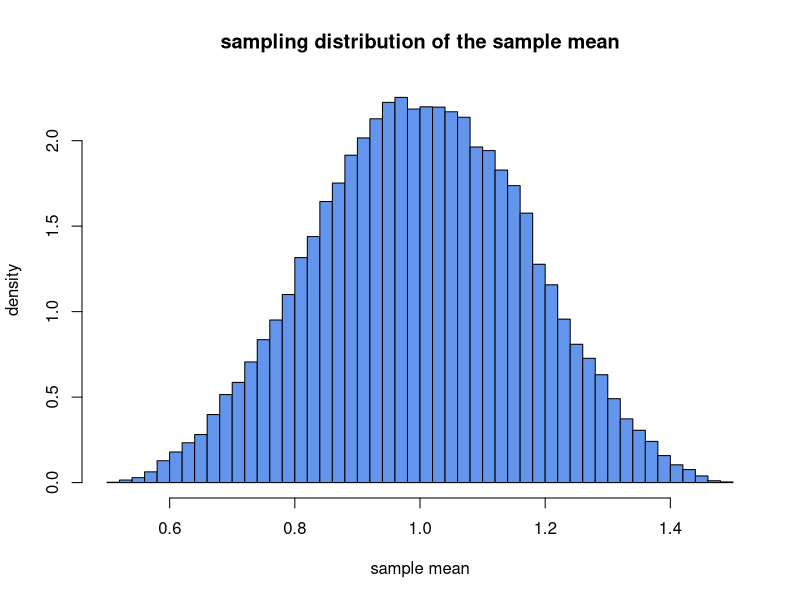
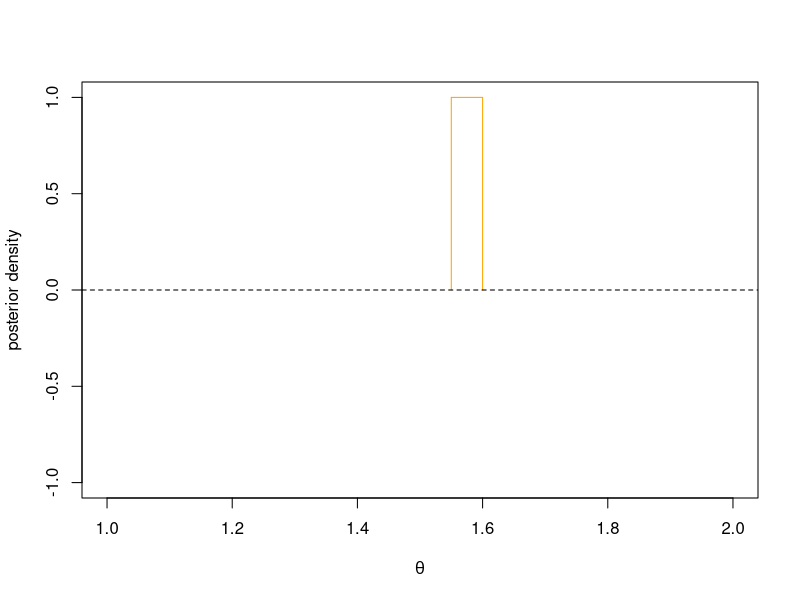

These figures' R source, in order:
## ---- chunk 1
theta = 1  # any value is ok, it will be the center of the sampling distr.
nRep = 50000
n = 3
xbar = rep(0, nRep)
for (i in 1:nRep){
  x_rep = runif(n, min = theta - 0.5, max = theta + 0.5)
  xbar[i] = mean(x_rep)
}
hist(xbar, 50, freq = FALSE, 
     main = "sampling distribution of the sample mean", 
     xlab = "sample mean", ylab = "density", col = "cornflowerblue")
## ---- chunk 2
x = c(1.10, 2.05, 1.21)
plot(x = NA, y = NA, xlim = c(1,2), ylim = c(-1,1), 
     xlab = expression(theta), ylab = "posterior density")
post_low = max(x) -0.5
post_high = min(x) + 0.5
lines(c(post_low, post_high), c(1, 1), col = "orange")
lines(c(post_low, post_low), c(0, 1), col = "orange")
lines(c(post_high, post_high), c(1, 0), col = "orange")
abline(h=0, lty = "dashed")
